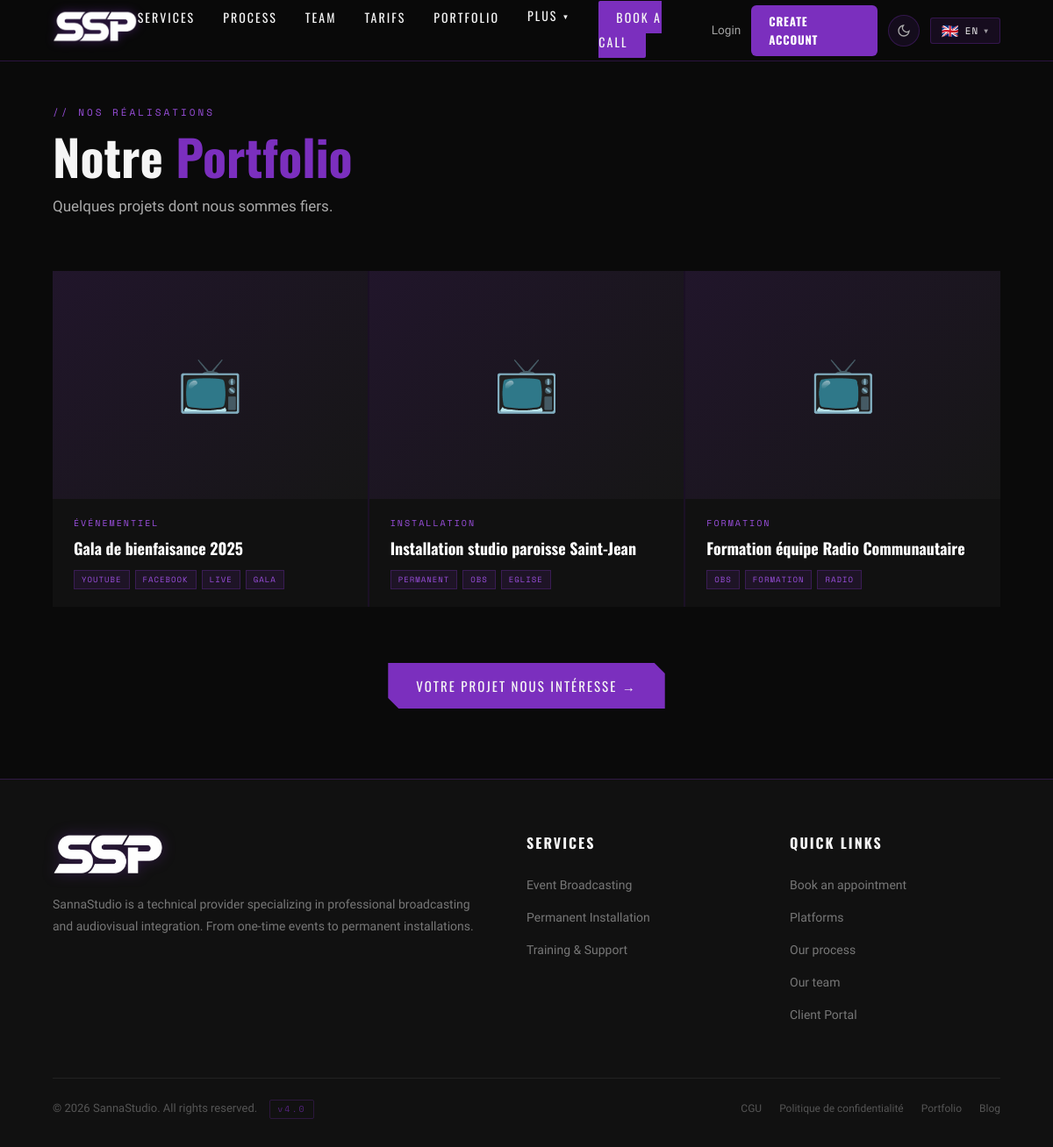
Screenshot of /portfolio?lang=en with the database file from the repository.
### tables this page shows
CREATE TABLE IF NOT EXISTS `portfolio` (
    `id`          INT UNSIGNED NOT NULL AUTO_INCREMENT,
    `title`       VARCHAR(255) NOT NULL,
    `description` TEXT DEFAULT NULL,
    `category`    VARCHAR(80)  DEFAULT NULL,
    `cover_url`   VARCHAR(255) DEFAULT NULL,
    `video_url`   VARCHAR(255) DEFAULT NULL,
    `tags`        VARCHAR(255) DEFAULT NULL,
    `published`   TINYINT(1)  NOT NULL DEFAULT 1,
    `sort_order`  INT UNSIGNED NOT NULL DEFAULT 0,
    `created_at`  DATETIME NOT NULL DEFAULT CURRENT_TIMESTAMP,
    PRIMARY KEY (`id`)
);

### views/View.php (called while the page is built, shortened)
<?php
class View {
    private string $file;
    private string $folder;
    private string $defaultTitle = 'SannaStudio';
    public function __construct(string $action, string $folder = 'landing') {
        $this->folder = $folder;
        $this->file   = PATH_VIEWS.'/'.$folder.'/view'.$action.'.php';
    }
    public function prepare(array $data = [], bool $template = true, ?string $title = null): string {
        $content = $this->renderFile($this->file, $data);
        $templateFile = PATH_VIEWS.'/'.$this->folder.'/template.php';
        return $this->renderFile($templateFile, array_merge($data, [
            'content' => $content,
            'title'   => $title ?? $this->defaultTitle,
        ]));
    }
    private function renderFile(string $file, array $data): string {
        extract($data, EXTR_SKIP);
        require $file;
        return ob_get_clean();
    }
}

### controllers/ControllerPortfolio.php (called while the page is built)
<?php
class ControllerPortfolio extends Controller {
    public function __construct(array $url) {
        $pm    = new PortfolioManager();
        $items = $pm->getPublished();
        $this->setView('Portfolio', ['items'=>$items], true, 'Portfolio — SannaStudio');
    }
}

### controllers/Router.php (called while the page is built, shortened)
<?php
require_once(__DIR__.'/../views/View.php');
class Router {
    public function routeReq(): void {
        spl_autoload_register(function($class) {
            $f = PATH_MODELS.'/'.$class.'.php';
        });
        try {
            $rawRoute = filter_var($_GET['route'] ?? '', FILTER_SANITIZE_URL);
            $segments = array_values(array_filter(explode('/', trim($rawRoute, '/'))));
            new $controllerClass($segments);
        } catch (Exception $e) {
            http_response_code(404);
            $view = new View('Error');
            $view->generate(['errorMsg' => $e->getMessage(), 'title' => 'Erreur — SannaStudio']);
        }
    }
}

### index.php (called while the page is built, shortened)
<?php
require_once('controllers/Router.php');
$router = new Router();
$router->routeReq();

### models/Model.php (called while the page is built, shortened)
<?php
abstract class Model {
    private static $db = null;
    private static function setDb(): void {
        self::$db = new PDO(
            'mysql:host='.DB_HOST.';dbname='.DB_NAME.';charset=utf8mb4',
            DB_USER, DB_PASS
        );
        self::$db->setAttribute(PDO::ATTR_ERRMODE, PDO::ERRMODE_EXCEPTION);
    }
    protected function getDb(): PDO {
        return self::$db;
    }
}

### models/PortfolioManager.php (called while the page is built, shortened)
<?php
class PortfolioItem {
    private $id,$title,$description,$category,$cover_url,$video_url,$tags,$published,$sort_order,$created_at;
    public function getTitle(): string    { return $this->title ?? ''; }
    public function getCategory(): string { return $this->category ?? ''; }
    public function getCoverUrl(): string { return $this->cover_url ?? ''; }
    public function getTags(): array      { return array_filter(array_map('trim', explode(',', $this->tags ?? ''))); }
}
class PortfolioManager extends Model {
    protected $_table = 'portfolio';
    public function getPublished(): array {
        $s=$this->getDb()->query("SELECT * FROM `{$this->_table}` WHERE published=1 ORDER BY sort_order ASC, created_at DESC");
        $rows=[];
        while ($r=$s->fetch(\PDO::FETCH_ASSOC)) $rows[]=new PortfolioItem($r);
        return $rows;
    }
}

### views/landing/viewPortfolio.php (the view, shortened to what this page needs)
<section style="padding:120px 5% 80px">
    <p class="section-label reveal">// Nos réalisations</p>
    <h1 class="section-title reveal">Notre <span>Portfolio</span></h1>
    <p class="section-sub reveal">Quelques projets dont nous sommes fiers.</p>
    <?php if (empty($items)): ?>
    <div style="text-align:center;padding:80px 0;color:#555">
        <p>Portfolio en construction — revenez bientôt !</p>
    </div>
    <?php else: ?>
    <div style="display:grid;grid-template-columns:repeat(auto-fill,minmax(340px,1fr));gap:2px;background:rgba(123,47,190,.15)" class="reveal">
        <?php foreach ($items as $item): ?>
        <div style="background:var(--dark);overflow:hidden;position:relative;group" onmouseover="this.querySelector('.port-overlay').style.opacity='1'" onmouseout="this.querySelector('.port-overlay').style.opacity='0'">
            <?php if ($item->getCoverUrl()): ?>
            <img src="<?= htmlspecialchars($item->getCoverUrl()) ?>" alt="" style="width:100%;height:260px;object-fit:cover;display:block;transition:.5s" onmouseover="this.style.transform='scale(1.05)'" onmouseout="this.style.transform='scale(1)'">
            <?php else: ?>
            <div style="height:260px;background:linear-gradient(135deg,rgba(123,47,190,.15),var(--card-bg));display:flex;align-items:center;justify-content:center;font-size:60px">📺</div>
            <?php endif; ?>
            <div style="padding:20px 24px">
                <p style="font-family:'Space Mono',monospace;font-size:10px;color:var(--purple-light);letter-spacing:2px;margin-bottom:6px;text-transform:uppercase"><?= htmlspecialchars($item->getCategory()) ?></p>
                <h3 style="font-family:'Oswald',sans-serif;font-size:18px;font-weight:700;color:#fff;margin-bottom:10px"><?= htmlspecialchars($item->getTitle()) ?></h3>
                <div style="display:flex;flex-wrap:wrap;gap:6px">
                    <?php foreach ($item->getTags() as $tag): ?>
                    <span style="background:rgba(123,47,190,.12);border:1px solid rgba(123,47,190,.3);color:var(--purple-light);font-family:'Space Mono',monospace;font-size:9px;padding:3px 8px;text-transform:uppercase;letter-spacing:1px"><?= htmlspecialchars($tag) ?></span>
                    <?php endforeach; ?>
                </div>
            </div>
        </div>
        <?php endforeach; ?>
    </div>
    <?php endif; ?>
    <div style="text-align:center;margin-top:64px" class="reveal">
        <a href="<?= SITE_URL ?>/#rdv" class="btn-primary">Votre projet nous intéresse →</a>
    </div>
</section>

### assets/css/style.css (style rules this page uses)
:root { --black: #0a0a0a; --dark: #111111; --card-bg: #161616; --purple: #7B2FBE; --purple-light: #9B4FDE; --purple-dark: #5A1A8A; --red: #E63030; --white: #F5F5F5; --gray: #888; --border: rgba(123, 47, 190, 0.3); }
* { margin: 0; padding: 0; box-sizing: border-box; }
html { scroll-behavior: smooth; }
body { background: var(--black); color: var(--white); font-family: 'Rajdhani', sans-serif; font-size: 17px; line-height: 1.6; overflow-x: hidden; }
.btn-primary { background: var(--purple); color: var(--white); padding: 14px 32px; font-family: 'Oswald', sans-serif; font-size: 15px; letter-spacing: 2px; text-transform: uppercase; text-decoration: none; border: none; cursor: pointer; clip-path: polygon(0 0, calc(100% - 12px) 0, 100% 12px, 100% 100%, 12px 100%, 0 calc(100% - 12px)); transition: background 0.2s, transform 0.2s; display: inline-block; }
section { padding: 100px 5%; position: relative; z-index: 1; }
.section-label { font-family: 'Space Mono', monospace; font-size: 11px; letter-spacing: 3px; color: var(--purple-light); text-transform: uppercase; margin-bottom: 12px; }
.section-title { font-family: 'Oswald', sans-serif; font-size: clamp(32px, 5vw, 56px); font-weight: 700; line-height: 1; margin-bottom: 16px; }
.section-title span { color: var(--purple); }
.section-sub { color: #aaa; max-width: 600px; margin-bottom: 60px; font-size: 17px; }
.reveal { opacity: 0; transform: translateY(24px); transition: opacity 0.6s ease, transform 0.6s ease; }
.reveal.visible { opacity: 1; transform: translateY(0); }

### assets/css/auth.css (style rules this page uses)
:root { --black: #0a0a0a; --dark: #111111; --card-bg: #161616; --purple: #7B2FBE; --purple-light: #9B4FDE; --purple-dark: #5A1A8A; --red: #E63030; --white: #F5F5F5; --gray: #888; --border: rgba(123, 47, 190, 0.3); }
* { margin: 0; padding: 0; box-sizing: border-box; }
html { scroll-behavior: smooth; }
body { background: var(--black); color: var(--white); font-family: 'Rajdhani', sans-serif; font-size: 17px; line-height: 1.6; overflow-x: hidden; }
.btn-primary { background: var(--purple); color: var(--white); padding: 14px 32px; font-family: 'Oswald', sans-serif; font-size: 15px; letter-spacing: 2px; text-transform: uppercase; text-decoration: none; border: none; cursor: pointer; clip-path: polygon(0 0, calc(100% - 12px) 0, 100% 12px, 100% 100%, 12px 100%, 0 calc(100% - 12px)); transition: background 0.2s, transform 0.2s; display: inline-block; }
section { padding: 100px 5%; position: relative; z-index: 1; }
.section-label { font-family: 'Space Mono', monospace; font-size: 11px; letter-spacing: 3px; color: var(--purple-light); text-transform: uppercase; margin-bottom: 12px; }
.section-title { font-family: 'Oswald', sans-serif; font-size: clamp(32px, 5vw, 56px); font-weight: 700; line-height: 1; margin-bottom: 16px; }
.section-title span { color: var(--purple); }
.section-sub { color: #aaa; max-width: 600px; margin-bottom: 60px; font-size: 17px; }
.reveal { opacity: 0; transform: translateY(24px); transition: opacity 0.6s ease, transform 0.6s ease; }
.reveal.visible { opacity: 1; transform: translateY(0); }

### rows the page displays
portfolio: category "ÉVÉNEMENTIEL", title "Gala de bienfaisance 2025", tags "YOUTUBE", tags "FACEBOOK", tags "LIVE", tags "GALA"
portfolio: category "INSTALLATION", title "Installation studio paroisse Saint-Jean", tags "PERMANENT", tags "OBS", tags "EGLISE"
portfolio: category "FORMATION", title "Formation équipe Radio Communautaire", tags "OBS", tags "FORMATION", tags "RADIO"

### other values shown
Lang::t('nav.services') "SERVICES"
Lang::t('nav.process') "PROCESS"
Lang::t('nav.team') "TEAM"
Lang::t('nav.rdv') "BOOK A CALL"
Lang::t('nav.login') "Login"
Lang::t('nav.register') "CREATE ACCOUNT"
$langs[$cur]['emoji'] "🇬🇧"
$cur "EN"
Lang::t('footer.desc') "SannaStudio is a technical provider specializing in professional broadcasting and audiovisual integration. From one-time events to permanent installations."
Lang::t('footer.col1_title') "SERVICES"
Lang::t('services.svc1_title') "Event Broadcasting"
Lang::t('services.svc2_title') "Permanent Installation"
Lang::t('services.svc3_title') "Training & Support"
Lang::t('footer.col2_title') "QUICK LINKS"
Lang::t('footer.link_rdv') "Book an appointment"
